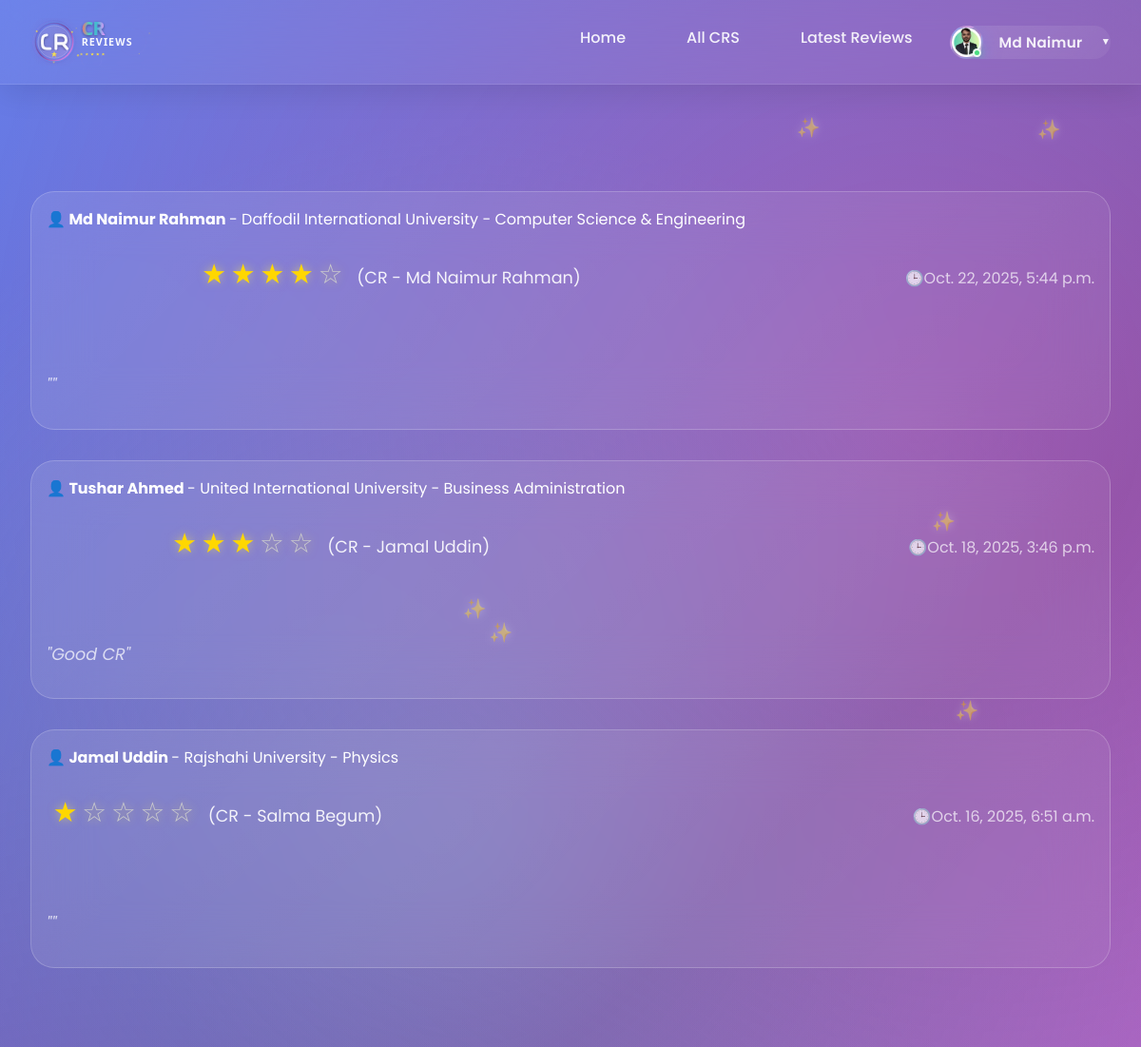
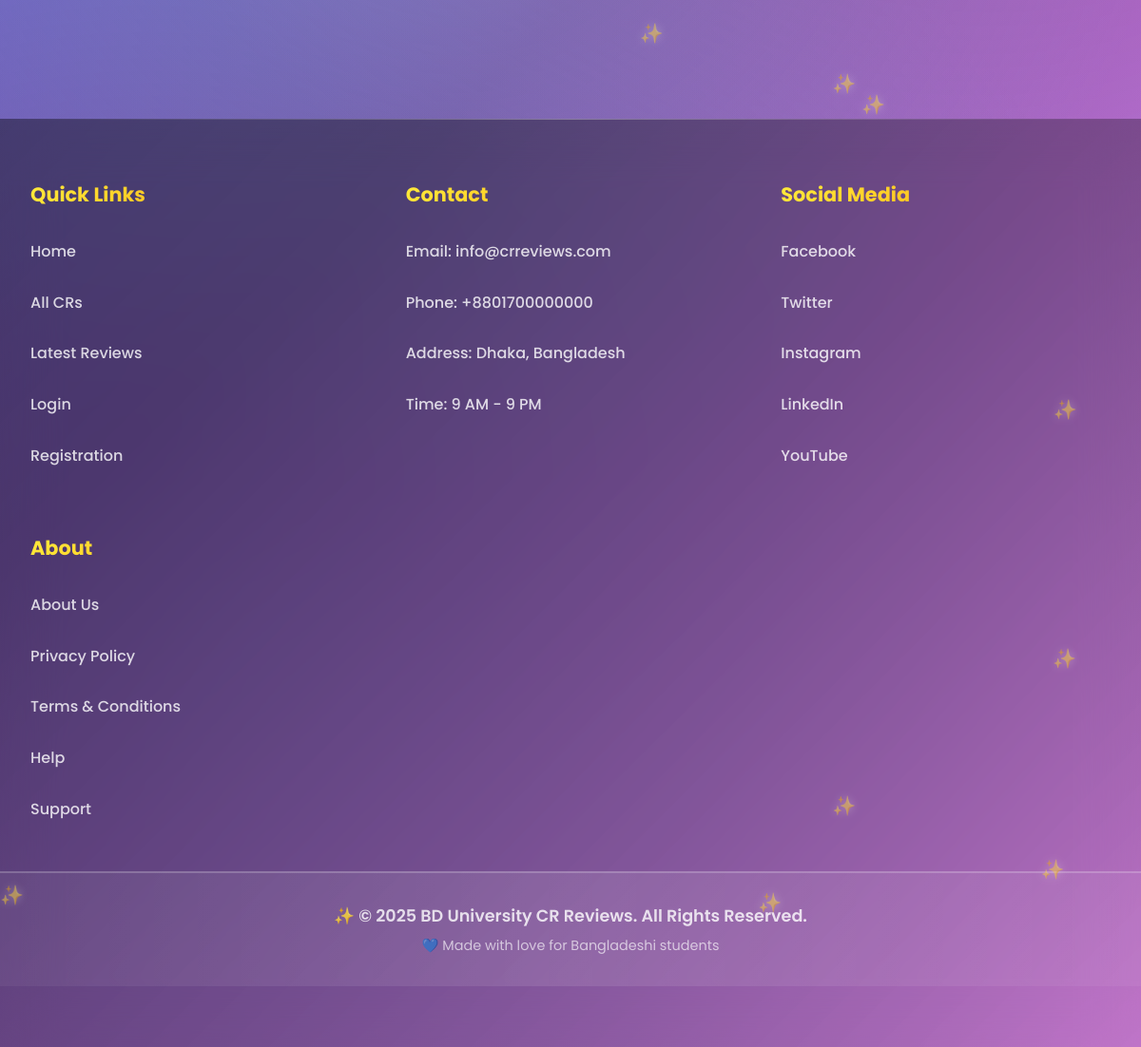
Screenshot of /latest_reviews/ (signed in) with the database file from the repository (2 pictures, top to bottom).
### userprofile/models.py (models this page shows, shortened)
class User(AbstractBaseUser,PermissionsMixin):
    university=models.ForeignKey(University, on_delete=models.SET_NULL,related_name='university',null=True,blank=True)
    department=models.ForeignKey(Department, on_delete=models.SET_NULL,related_name='department',null=True,blank=True)
    profile_picture=models.ImageField(upload_to=user_profile_picture_path,null=True,blank=True)
    first_name = models.CharField(max_length=50)
    last_name = models.CharField(max_length=50)
    gender = models.CharField(choices=[('M', 'Male'), ('F', 'Female')], max_length=1)
    email = models.EmailField(unique=True)
    phone=models.CharField(max_length=20,null=True,blank=True)
    date_of_birth=models.DateField(null=True,blank=True)
    student_id=models.CharField(max_length=50,unique=True)
    batch=models.CharField(max_length=20,null=True,blank=True)
    dept_batch = models.CharField(max_length=20 , blank=True, null=True)
    section=models.CharField(max_length=20,null=True,blank=True)
    bio=models.TextField(null=True,blank=True)
    facebook_url=models.URLField(default='https://www.facebook.com/')
    instagram_url=models.URLField(default='https://www.instagram.com/')
    linkedin_url=models.URLField(default='https://www.linkedin.com/')
    role=models.CharField(max_length=20, default='student')
    slug=models.SlugField(blank=True,unique=True)
    is_active = models.BooleanField(default=True)
    is_staff = models.BooleanField(default=False)
    created_at = models.DateTimeField(auto_now_add=True)
    updated_at = models.DateTimeField(auto_now=True)
    deleted_at = models.DateTimeField(blank=True, null=True)
    USERNAME_FIELD = 'email'
    REQUIRED_FIELDS = ['first_name','last_name']
    objects = CustomUserManager()
    def get_full_name(self):
        return f"{self.first_name} {self.last_name}"

### cr/models.py (models this page shows, shortened)
class Review(models.Model):
    user=models.OneToOneField('userprofile.User', on_delete=models.CASCADE,related_name='userreviews')
    cr_profile=models.ForeignKey(CrProfile, on_delete=models.CASCADE,related_name='cr_reviews')
    rating = models.PositiveSmallIntegerField()
    description = models.TextField(blank=True, null=True)
    slug = models.SlugField(unique=True, blank=True)
    created_at = models.DateTimeField(auto_now_add=True)
    updated_at = models.DateTimeField(auto_now=True)
    deleted_at = models.DateTimeField(blank=True, null=True)

class University(models.Model):
    Public = "Public"
    Private = "Private"
    university_type = [
        (Public,"Public"),
        (Private,"Private"),
    ]
    title =models.CharField(max_length=100,unique=True,blank=False,null=False)
    type =models.CharField(max_length=100,choices=university_type)
    address=models.CharField(max_length=150, blank=True, null=True)
    slug=models.SlugField(blank=True,unique=True)
    created_at=models.DateTimeField(auto_now_add=True)
    updated_at=models.DateTimeField(auto_now=True)
    daleted_at=models.DateTimeField(auto_now=True,blank=True,null=True)
    def __str__(self):
        return self.title

class Department(models.Model):
    university=models.ForeignKey(University, on_delete=models.CASCADE,related_name='departments')
    title=models.CharField(max_length=50,unique=True,blank=False,null=False)
    code=models.CharField(max_length=50,unique=True,blank=True,null=True)
    slug=models.SlugField(blank=True,unique=True)
    created_at=models.DateTimeField(auto_now_add=True)
    updated_at=models.DateTimeField(auto_now=True)
    daleted_at=models.DateTimeField(auto_now=True,blank=True,null=True)
    def __str__(self):
        return self.title

class CrProfile(models.Model):
    user=models.OneToOneField('userprofile.User', on_delete=models.CASCADE,related_name='user_profile')
    university=models.ForeignKey(University, on_delete=models.CASCADE,related_name='university_crs')
    department=models.ForeignKey(Department, on_delete=models.CASCADE,related_name='department_crs')
    profile_picture = models.ImageField(upload_to='cr_profile_pictures/', blank=True, null=True)
    name = models.CharField(max_length=100)
    gender = models.CharField(choices=[('M', 'Male'), ('F', 'Female')], max_length=1)
    email = models.EmailField(blank=True, null=True)
    phone = models.CharField(max_length=30, blank=True, null=True)
    st_id = models.CharField(max_length=50, unique=True)
    batch = models.CharField(max_length=20)
    dept_batch = models.CharField(max_length=20 , blank=True, null=True)
    section = models.CharField(max_length=10)
    bio = models.TextField(blank=True, null=True)
    date_of_birth = models.DateField(blank=True, null=True)
    slug = models.SlugField(unique=True, blank=True)
    facebook_url = models.URLField(default='https://www.facebook.com/')
    instagram_url = models.URLField(default='https://www.instagram.com/')
    linkedin_url = models.URLField(default='https://www.linkedin.com/')
    created_at=models.DateTimeField(auto_now_add=True)
    updated_at=models.DateTimeField(auto_now=True)
    deleted_at=models.DateTimeField(auto_now=True,blank=True,null=True)

### cr/views.py (the view)
# urls.py: path('latest_reviews/',latest_reviews,name='latest_reviews'),
def latest_reviews(request):
    reviews=Review.objects.all().order_by('-created_at')
    paginator = Paginator(reviews,10)
    page_number = request.GET.get('page',1)
    try:
        reviews = paginator.page(page_number)
    except PageNotAnInteger:
        reviews = paginator.page(1)
    except EmptyPage:
        reviews = paginator.page(1)
    context={
        'review':reviews,
        'paginator':paginator,
    }
    return render(request,'latest_reviews.html',context)

### templates/latest_reviews.html (shortened to what this page needs)
{% extends 'base.html' %}
{% load  static %}
{% block content %}
    <div id="latest-reviews" class="page">
        <div class="container">
            <div class="section">
                 {% for review in review %}
                <div class="review-card">
                    <div class="review-header">
                        <div>
                             <strong><a href="{% url 'user_view' review.user.slug %}" style="text-decoration: none; color: inherit;">👤 {{review.user.get_full_name}}</a> </strong> - {{review.user.university}} - {{review.user.department}}
                            <div class="rating">
                                {% for i in "12345" %} {% if forloop.counter <= review.rating %}
                                <span class="star filled">★</span>
                                {% else %}
                                <span class="star">☆</span>
                                {% endif %}
                                {% endfor %}
                                <span class="review_cr">(CR - {{review.cr_profile.name}})</span>
                            </div>
                        </div>
                        <div style="color: rgba(255,255,255,0.7); font-weight: 400;">🕒{{review.created_at}}</div>
                    </div>
                    <div class="review-text">
                        "{{review.description}}"
                    </div>
                </div>
                {% endfor %}
            </div>
        </div>
    </div>
{% endblock content %}

### templates/base.html (shortened to what this page needs)
<!DOCTYPE html>
<html lang="en">
{% load static %}
<head>
    <link rel="stylesheet" href="{% static 'style.css' %}">
    <link rel="stylesheet" href="{% static 'add_cr.css' %}">
    <link rel="stylesheet" href="{% static 'user_dashboard.css' %}">
    <link rel="stylesheet" href="{% static 'edit_user_settings.css' %}">
</head>
<body>
    <nav class="navbar">
        <div class="nav-container">
            <a href="{% url 'home' %}" style="display: flex; align-items: center; text-decoration: none;">
            <img src="{% static 'logo.svg' %}" alt="CR Reviews" style="height: 50px; margin-right: 10px;">
            </a>
            <ul class="nav-links">
                <li><a href="{% url 'home' %}" class="nav-link">Home</a></li>
                <li><a href="{% url 'all_cr' %}" class="nav-link" >All CRS</a></li>
                <li><a href="{% url 'latest_reviews' %}" class="nav-link" >Latest Reviews</a></li>
                {% if user.is_authenticated %}
                <li class="user-dropdown">
                <a href="#" class="nav-link user-profile-btn">
                    <span class="user-avatar">
                    {% if user.profile_picture %}
                        <img src="{{ user.profile_picture.url }}" alt="{{ user.name }}" />
                    {% else %}
                        {{ user.first_name|first|upper }}
                    {% endif %}
                    </span>
                    <span class="user-name">{{user.first_name}}</span>
                    <span class="dropdown-arrow">▼</span>
                </a>
                </li>
                {% else %}
                <li><a href="{% url 'login'%}" class="nav-link" >Login</a></li>
                <li><a href="{%url 'registration'%}" class="nav-link">Registration</a></li>
                {% endif %}
            </ul>
        </div>
    </nav>
    {% block content %}
    {% endblock content %}
    {% include 'footer.html' %}
</body>
</html>

### static/style.css (style rules this page uses)
* { margin: 0; padding: 0; box-sizing: border-box; }
body { font-family: 'Poppins', Arial, sans-serif; background: linear-gradient(135deg, #667eea 0%, #764ba2 50%, #f093fb 100%); min-height: 100vh; color: #333; overflow-x: hidden; position: relative; }
body::before { content: ''; position: fixed; top: 0; left: 0; width: 100%; height: 100%; background: radial-gradient(circle at 20% 80%, rgba(120, 119, 198, 0.3) 0%, transparent 50%), radial-gradient(circle at 80% 20%, rgba(255, 119, 198, 0.3) 0%, transparent 50%), radial-gradient(circle at 40% 40%, rgba(120, 219, 226, 0.3) 0%, transparent 50%); animation: backgroundFloat 20s ease-in-out infinite; z-index: -1; }
.navbar { background: rgba(255, 255, 255, 0.05); backdrop-filter: blur(30px); -webkit-backdrop-filter: blur(30px); border-bottom: 1px solid rgba(255, 255, 255, 0.1); padding: 1.2rem 0; position: sticky; top: 0; z-index: 1000; box-shadow: 0 8px 32px rgba(0, 0, 0, 0.1); }
.nav-container { max-width: 1400px; margin: 0 auto; display: flex; justify-content: space-between; align-items: center; padding: 0 2rem; }
.nav-links { display: flex; list-style: none; gap: 1rem; }
.nav-links a { color: rgba(255, 255, 255, 0.9); text-decoration: none; padding: 1rem 1.5rem; border-radius: 50px; transition: all 0.4s cubic-bezier(0.175, 0.885, 0.32, 1.275); font-weight: 500; position: relative; overflow: hidden; }
.user-dropdown { position: relative; }
.user-profile-btn { display: flex; align-items: center; gap: 1rem; padding: 0rem 0rem !important; background: linear-gradient(135deg, rgba(255, 255, 255, 0.12), rgba(255, 255, 255, 0.06)) !important; position: relative; overflow: hidden; }
.user-profile-btn::before { content: ''; position: absolute; top: 0; left: -100%; width: 100%; height: 100%; background: linear-gradient(90deg, transparent, rgba(255, 255, 255, 0.25), transparent); transition: left 0.6s ease; }
.user-avatar img, .user-avatar-large img { width: 100%; height: 100%; border-radius: 50%; object-fit: cover; }
.user-avatar { width: 35px; height: 35px; border-radius: 50%; background: linear-gradient(135deg, #667eea, #764ba2, #f093fb); display: flex; align-items: center; justify-content: center; font-weight: 800; font-size: 1rem; color: white; box-shadow: 0 6px 20px rgba(102, 126, 234, 0.4); position: relative; border: 2px solid rgba(255, 255, 255, 0.3); transition: all 0.3s ease; }
.user-avatar::after { content: ''; position: absolute; width: 5px; height: 5px; background: #4ade80; border-radius: 50%; bottom: 0; right: 0; border: 2px solid rgba(255, 255, 255, 0.9); box-shadow: 0 0 10px rgba(74, 222, 128, 0.6); animation: pulse 2s ease-in-out infinite; }
.user-name { font-weight: 600; max-width: 120px; overflow: hidden; text-overflow: ellipsis; white-space: nowrap; font-size: 0.95rem; letter-spacing: 0.3px; }
.dropdown-arrow { font-size: 0.65rem; transition: transform 0.4s cubic-bezier(0.68, -0.55, 0.265, 1.55); margin-left: 0.2rem; }
.container { max-width: 1400px; margin: 0 auto; padding: 2rem; position: relative; }
.section { margin: 5rem 0; position: relative; }
.review_cr { padding: 10px 10px 10px 10px; color: rgba(255, 255, 255, 0.9); text-align: center; line-height: 1.8; font-size: 1.1rem; margin-bottom: 1.5rem; }
.rating { display: flex; justify-content: center; gap: 0.3rem; margin: 1.5rem 0; }
.star { font-size: 1.8rem; transition: all 0.3s ease; cursor: pointer; text-shadow: 0 0 10px rgba(255, 235, 59, 0.5); color: #ccc; }
.star.filled { color: gold; }
.review-card { background: linear-gradient(135deg, rgba(255, 255, 255, 0.1), rgba(255, 255, 255, 0.05)); backdrop-filter: blur(30px); border-radius: 25px; padding: 1rem; margin: 2rem 0; color: white; border: 1px solid rgba(255, 255, 255, 0.2); transition: all 0.3s ease; position: relative; overflow: hidden; }
.review-header { display: flex; justify-content: space-between; align-items: center; margin-bottom: 1.5rem; flex-wrap: wrap; }
.review-text { line-height: 1.8; margin: 1.5rem 0; font-size: 1.1rem; font-style: italic; opacity: 0.9; }

### static/user_dashboard.css (style rules this page uses)
.review-header { display: flex; justify-content: space-between; align-items: center; margin-bottom: 1rem; }
.review-text { color: rgba(255, 255, 255, 0.8); line-height: 1.6; margin-bottom: 1rem; }

### rows the page displays
User: profile_picture (picture), first_name "Md Naimur"
Review: user.get_full_name "Md Naimur Rahman", user.university "Daffodil International University", user.department "Computer Science & Engineering", rating 4 (drawn), cr_profile.name "Md Naimur Rahman", created_at "Oct. 22, 2025, 5:44 p.m."
Review: user.get_full_name "Tushar Ahmed", user.university "United International University", user.department "Business Administration", rating 3 (drawn), cr_profile.name "Jamal Uddin", created_at "Oct. 18, 2025, 3:46 p.m.", description "Good CR"
Review: user.get_full_name "Jamal Uddin", user.university "Rajshahi University", user.department "Physics", rating 1 (drawn), cr_profile.name "Salma Begum", created_at "Oct. 16, 2025, 6:51 a.m."
